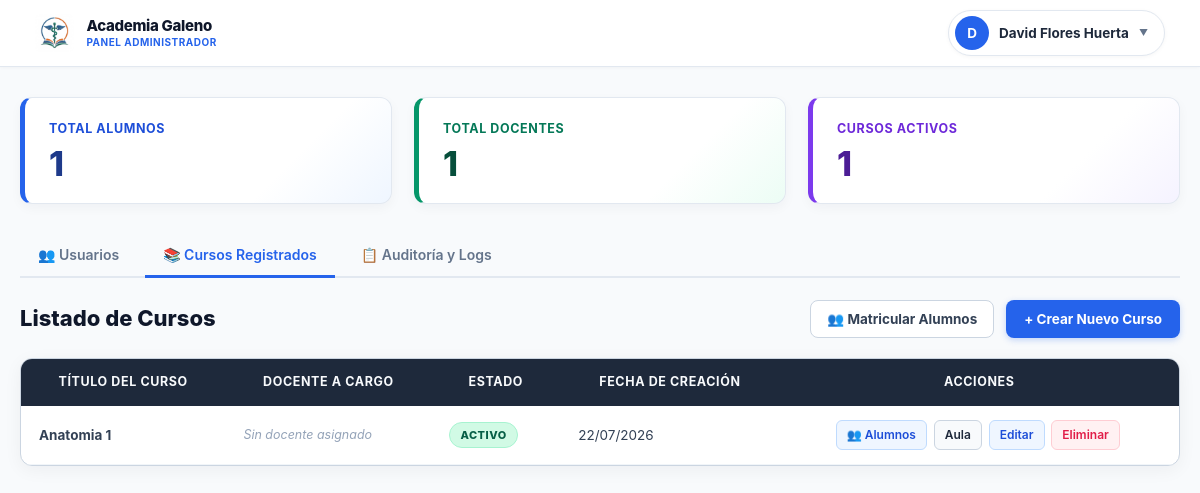
Screenshot of /panel-admin/cursos/ (signed in) with the database file from the repository.
### academia/models.py (models this page shows, shortened)
class Curso(models.Model):
    titulo = models.CharField(max_length=200)
    descripcion = models.TextField(blank=True, null=True)
    imagen_portada = models.ImageField(upload_to='cursos_portadas/', blank=True, null=True)
    docentes = models.ManyToManyField(User, related_name='cursos_asignados', blank=True)
    periodo = models.ForeignKey('PeriodoAcademico', on_delete=models.SET_NULL, related_name='cursos', null=True, blank=True)
    estado = models.BooleanField(default=True)
    fecha_creacion = models.DateTimeField(auto_now_add=True)
    formula_evaluacion = models.CharField(
        max_length=255,
        default="(N1 + N2 + N3) / 3",
        verbose_name="Fórmula de Promedio",
        help_text="Usa las variables N1, N2, N3, N4... Ejemplo: (N1*0.2) + (N2*0.3) + (N3*0.5)"
    )
    criterios_evaluacion = models.JSONField(
        default=list,
        blank=True,
        verbose_name="Criterios y Columnas de Evaluación"
    )
    class Meta:
        verbose_name = "Curso"
        verbose_name_plural = "Cursos"
        ordering = ['-fecha_creacion']

### academia/views.py (the view)
# urls.py: path('panel-admin/cursos/', views.admin_cursos_lista, name='admin_cursos_lista'),
@login_required
@user_passes_test(es_administrador, login_url='/cuentas/login/')
def admin_cursos_lista(request):
    cursos = Curso.objects.prefetch_related('docentes').all()
    total_alumnos = User.objects.filter(groups__name='Alumnos').count()
    total_docentes = User.objects.filter(groups__name='Docentes').count()
    total_cursos = Curso.objects.filter(estado=True).count()
    context = {
        'cursos': cursos,
        'total_alumnos': total_alumnos,
        'total_docentes': total_docentes,
        'total_cursos': total_cursos,
    }
    return render(request, 'admin_cursos_lista.html', context)

### academia/views.py (called while the page is built)
def es_administrador(user):
    return user.is_authenticated and (
        user.is_superuser or
        user.is_staff or
        user.groups.filter(name='Administrador').exists()
    )

### academia/templates/admin_cursos_lista.html (shortened to what this page needs)
{% load static %}
<!DOCTYPE html>
<html lang="es">
<head>
    <link rel="stylesheet" href="{% static 'css/base.css' %}?v=1.1">
    <link rel="stylesheet" href="{% static 'css/admin_dashboard.css' %}?v=1.6">
</head>
<body>
    <header class="top-nav">
        <a href="{% url 'admin_dashboard' %}" class="brand-container">
            <img src="{% static 'image/logo.jpeg' %}" alt="Logo Academia Galeno" class="brand-logo-img">
            <div class="brand-text-block">
                <span class="brand-title">Academia Galeno</span>
                <span class="brand-subtitle">PANEL ADMINISTRADOR</span>
            </div>
        </a>
        <div class="user-dropdown-container">
            <div class="user-profile-trigger">
                <div class="user-avatar-circle">
                    {{ request.user.first_name|first|default:request.user.username|first }}
                </div>
                <span class="user-trigger-text">
                    {{ request.user.first_name|default:request.user.username }} {{ request.user.last_name|default:"" }}
                </span>
                <span class="dropdown-arrow">▼</span>
            </div>
        </div>
    </header>
    <div class="main-container">
        <div class="stats-grid">
            <div class="stat-card alumnos">
                <h3>Total Alumnos</h3>
                <div class="number">{{ total_alumnos }}</div>
            </div>
            <div class="stat-card docentes">
                <h3>Total Docentes</h3>
                <div class="number">{{ total_docentes }}</div>
            </div>
            <div class="stat-card cursos">
                <h3>Cursos Activos</h3>
                <div class="number">{{ total_cursos }}</div>
            </div>
        </div>
        <div class="nav-tabs-container">
            <a href="{% url 'admin_dashboard' %}" class="nav-tab-item">👥 Usuarios</a>
            <a href="{% url 'admin_cursos_lista' %}" class="nav-tab-item active">📚 Cursos Registrados</a>
            <a href="{% url 'admin_logs_actividad' %}" class="nav-tab-item">📋 Auditoría y Logs</a>
        </div>
        <div style="display: flex; justify-content: space-between; align-items: center; margin-bottom: 20px;">
            <h2 style="font-size: 22px; font-weight: 800; color: #0f172a; margin: 0;">
                Listado de Cursos
            </h2>
            <div class="table-header-actions">
                <a href="{% url 'admin_matricular' %}" class="btn-secundario">
                    👥 Matricular Alumnos
                </a>
                <a href="{% url 'admin_crear_curso' %}" class="btn-primario">
                    + Crear Nuevo Curso
                </a>
            </div>
        </div>
        <table class="admin-table">
            <thead>
                <tr>
                    <th>Título del Curso</th>
                    <th>Docente a Cargo</th>
                    <th>Estado</th>
                    <th>Fecha de Creación</th>
                    <th style="text-align: center;">Acciones</th>
                </tr>
            </thead>
            <tbody>
                {% for curso in cursos %}
                <tr>
                    <td><strong>{{ curso.titulo }}</strong></td>
                   <td>
                        {% if curso.docentes.all %}
                            <div style="display: flex; flex-direction: column; gap: 3px;">
                                {% for doc in curso.docentes.all %}
                                    <span style="font-size: 12.5px; font-weight: 600; color: #1e293b;">
                                        👨‍🏫 {{ doc.get_full_name|default:doc.username }}
                                    </span>
                                {% endfor %}
                            </div>
                        {% else %}
                            <span style="color: #94a3b8; font-style: italic; font-size: 12.5px;">Sin docente asignado</span>
                        {% endif %}
                    </td>
                    <td>
                        {% if curso.estado %}
                            <span class="badge badge-docente">Activo</span>
                        {% else %}
                            <span class="badge badge-admin" style="background-color: #f1f5f9; color: #64748b; border-color: #cbd5e1;">Inactivo</span>
                        {% endif %}
                    </td>
                    <td>{{ curso.fecha_creacion|date:"d/m/Y" }}</td>
                    <td style="text-align: center;">
                        <a href="{% url 'admin_curso_alumnos' curso.id %}" class="btn-detalle" style="background-color: #eff6ff; color: #1d4ed8; border-color: #bfdbfe;">
                            👥 Alumnos
                        </a>
                        <a href="{% url 'detalle_curso' curso.id %}" class="btn-detalle">Aula</a>
                        <a href="{% url 'admin_editar_curso' curso.id %}" class="btn-editar">Editar</a>
                        <a href="{% url 'admin_eliminar_curso' curso.id %}" class="btn-eliminar" onclick="return confirm('¿Estás seguro de eliminar el curso {{ curso.titulo }}? Se borrarán también sus materiales y matrículas asociadas.');">
                            Eliminar
                        </a>
                    </td>
                </tr>
                {% empty %}
                <tr>
                    <td colspan="5" class="empty-table-text">No hay cursos registrados todavía.</td>
                </tr>
                {% endfor %}
            </tbody>
        </table>
    </div>
</body>
</html>

### academia/static/css/base.css (style rules this page uses)
:root { --primary: #2563eb; --primary-dark: #1d4ed8; --bg-main: #f8fafc; --card-bg: #ffffff; --text-main: #0f172a; --text-muted: #64748b; --border-color: #e2e8f0; }
* { margin: 0; padding: 0; box-sizing: border-box; font-family: -apple-system, BlinkMacSystemFont, "Segoe UI", Roboto, "Helvetica Neue", Arial, sans-serif; }
body { background-color: var(--bg-main); color: var(--text-main); line-height: 1.5; }
.main-container { max-width: 1200px; margin: 30px auto; padding: 0 20px; }
.top-nav { background-color: var(--card-bg); border-bottom: 1px solid var(--border-color); padding: 10px 30px; display: flex; justify-content: space-between; align-items: center; box-shadow: 0 1px 3px rgba(0, 0, 0, 0.04); }
.brand-container { display: flex; align-items: center; gap: 12px; text-decoration: none; }
.brand-logo-img { height: 38px; width: auto; object-fit: contain; border-radius: 6px; transition: transform 0.2s ease; }
.brand-text-block { display: flex; flex-direction: column; }
.brand-title { font-weight: 800; font-size: 15px; color: #0f172a; line-height: 1.2; letter-spacing: -0.3px; }
.brand-subtitle { font-size: 10.5px; font-weight: 600; color: var(--primary); text-transform: uppercase; letter-spacing: 0.5px; }
.user-dropdown-container { position: relative; display: inline-block; }
.user-profile-trigger { display: flex; align-items: center; gap: 10px; background: #f8fafc; border: 1px solid var(--border-color); padding: 5px 14px 5px 6px; border-radius: 50px; cursor: pointer; transition: all 0.2s ease; user-select: none; }
.user-avatar-circle { width: 32px; height: 32px; border-radius: 50%; background: var(--primary); color: #ffffff; font-weight: 700; font-size: 13px; display: flex; align-items: center; justify-content: center; text-transform: uppercase; }
.user-trigger-text { font-size: 13px; font-weight: 600; color: #1e293b; }
.dropdown-arrow { font-size: 9px; color: var(--text-muted); transition: transform 0.2s ease; }
.nav-tabs-container { display: flex; gap: 12px; border-bottom: 2px solid var(--border-color); margin-bottom: 25px; }
.nav-tab-item { display: inline-flex; align-items: center; gap: 8px; padding: 10px 20px; font-size: 14.5px; font-weight: 700; color: var(--text-muted); text-decoration: none; border-bottom: 3px solid transparent; transition: all 0.2s ease; margin-bottom: -2px; }
.nav-tab-item.active { color: var(--primary); border-bottom-color: var(--primary); }

### rows the page displays
Curso: titulo "Anatomia 1", shows "Sin docente asignado", estado "ACTIVO", fecha_creacion "22/07/2026"

### other values shown
{{ request.user.first_name|first|default:request.user.username|first }} "D"
{{ request.user.first_name|default:request.user.username }} "David"
{{ request.user.last_name|default:"" }} "Flores Huerta"
{{ total_alumnos }} "1"
{{ total_docentes }} "1"
{{ total_cursos }} "1"
